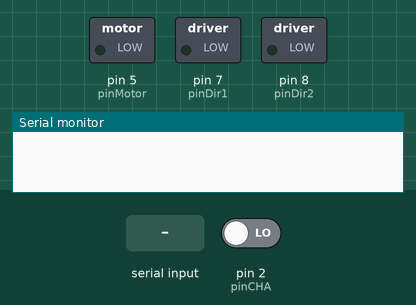
Simulated run of this sketch. Board: Arduino Uno, built with avr-gcc and run on an emulated ATmega328P. Shown: switched loads named in the sketch (green lamp = pin HIGH), the last lines printed to the serial monitor. The test bench sets the inputs (shaded band); at power-on: pin 2 (pinCHA) LOW.

Above: at 1.2 s.
1.3 s: "GO,1\n" received over Serial
At 4.1 s:
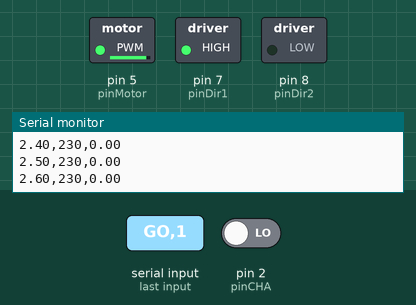
4.3 s: "PWM,1\n" received over Serial
At 5.2 s:
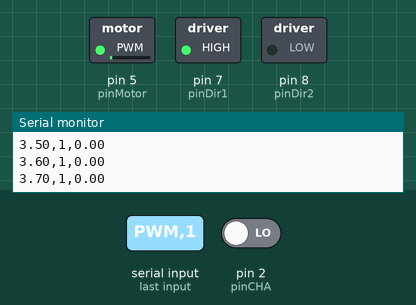
7.0 s: "PWM,150\n" received over Serial
At 7.4 s:
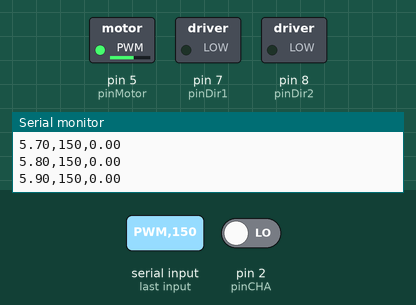
9.1 s: "DIR1,1\n" received over Serial
At 9.5 s:
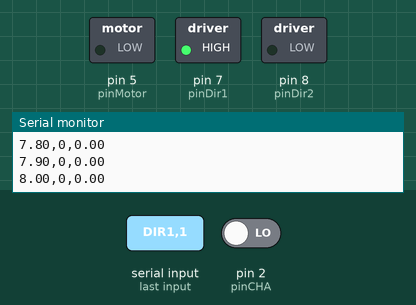
11.2 s: "DIR2,1\n" received over Serial
At 11.6 s:
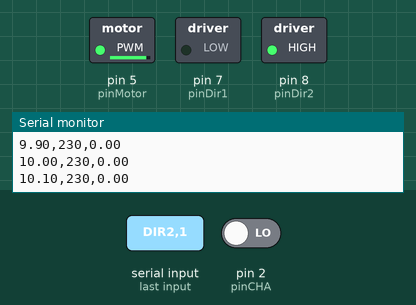
13.3 s: "DIR2\n" received over Serial
At 13.7 s:
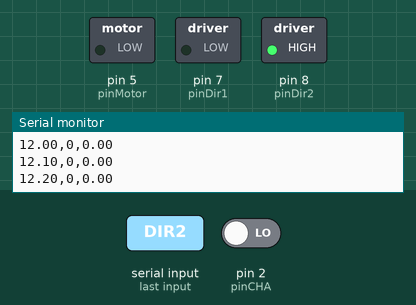
Timing chart, 0 to 16.4 s (numbered marks = the images above; inputs shaded):
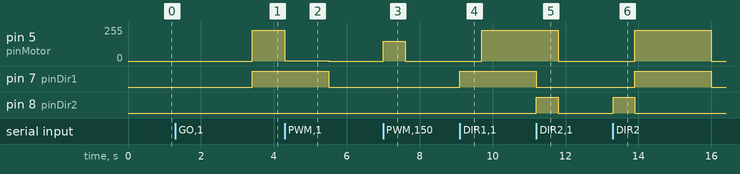

Measured:
- after the input at 1.3 s, pin 5 (pinMotor): 0/255 → 230/255 after 2.1 s; pin 7 (pinDir1): LOW → HIGH after 2.1 s
- after the input at 4.3 s, pin 5 (pinMotor): 230/255 → 1/255 at once, → 0/255 1.2 s later
- after the input at 7.0 s, pin 5 (pinMotor): 0/255 → 150/255 at once, → 0/255 0.60 s later; pin 7 (pinDir1): stays LOW (without the input it goes to HIGH after 0.60 s)
- after the input at 9.1 s, pin 7 (pinDir1): LOW → HIGH after 0.00 s instead of 0.60 s
- after the input at 11.2 s, pin 7 (pinDir1): HIGH → LOW after 0.00 s instead of 0.60 s; pin 8 (pinDir2): LOW → HIGH at once, → LOW 0.60 s later
- after the input at 13.3 s, pin 8 (pinDir2): LOW → HIGH at once, → LOW 0.60 s later

The sketch:

log_speed.ino
```cpp
/******************************************
   COURSE  : MTE504 MECHATRONICS II
   PROJECT : MONITOR SPEED
   DATE    : 10/08/2021
 *****************************************/

/***** LIBRARIES *****/
#include <Encoder.h>
#include <TimerOne.h>
/********************/

/***** VARIABLES *****/

// Serial Port Used
#define PORT Serial

// PWM value
int valuePWM = 0;

// Motor PWM Pin
byte pinMotor = 5;

// Direvction Pin
byte pinDir1 = 7;
byte pinDir2 = 8;

// ENCODER
byte pinCHA = 2;
byte pinCHB = 3;

// Encoder number  of pulses per revolution
float PulsesPerRevolution =375 ;  //actual ppr = ppr*reduction ratio   visit : http://xytmotors.com/encoder/153.html  for motor data sheet4*12.3

// Calculated speed in RPM
volatile float speedRPM = 0;

// Current count of incoming encoder pulses
volatile float PulseCount = 0.0;

// TIMER
float timerInterval = 0.1;

// Logging
float sampleCount = 0.0;
float switchingPeriod =2 ;
float numOfSamples = switchingPeriod / timerInterval;
float overallSampleCount = 0;
float overallNumOfSamples = numOfSamples * 7 * 2 + numOfSamples;
float t = 0.0;
/********************/

// Timer Interrupt Service Routine
void tmrISR()
{
  // Disable interrupt
  noInterrupts();

  speedRPM = ((PulseCount / timerInterval) / PulsesPerRevolution) * 60.0;
  PORT.print(t);
  PORT.print(",");
  PORT.print(valuePWM);
  PORT.print(",");
  PORT.println(speedRPM);
  PulseCount = 0;

  // For logging
  if (sampleCount == numOfSamples)
  {
    if (valuePWM > 0)
    {
      valuePWM = 0;
      analogWrite(pinMotor, valuePWM);
   digitalWrite(pinDir1,LOW);
   digitalWrite(pinDir2, LOW);
    }
    else
    {
      valuePWM = 230;
      analogWrite(pinMotor, valuePWM);
   digitalWrite(pinDir1, HIGH);
   digitalWrite(pinDir2, LOW);
    }
    sampleCount = 0;
  }
  else
    // Increment pulse count
    sampleCount++;
//for stop after overall sampele count
  if (overallSampleCount >= overallNumOfSamples)
  {
    // End connection
    // Stop Motor
    analogWrite(pinMotor, 0.0);
    sampleCount = 0;
    PulseCount = 0;
    overallSampleCount = 0;
    t = 0;

    //Detach ISR
    Timer1.detachInterrupt();
    detachInterrupt(digitalPinToInterrupt(pinCHA));
  }
  else
    overallSampleCount++;

  // Increment timestamp
  t+=timerInterval ;

  // Enable Interrupt
  interrupts();
}

// External Interrupt Service Routine
void externalISR()
{
  PulseCount++;
}

void setup()
{
  // Setup serial baudrate
  PORT.begin(115200);

  // Set pins as output
  pinMode(pinMotor, OUTPUT);
  pinMode(pinDir1, OUTPUT);
 pinMode(pinDir2, OUTPUT);
  // Default to 0
  digitalWrite(pinMotor, LOW);
  digitalWrite(pinDir1, LOW);
   digitalWrite(pinDir2, LOW);


  // Encoder PIN
  pinMode(pinCHA, INPUT); // Set encoder pin as input to receive pulse train
}

void loop()
{
}

void serialEvent()
{
  // Read command characters until \n is received
  auto IncomingCommand = PORT.readStringUntil('\n');
  const auto Command = IncomingCommand.substring(0, IncomingCommand.indexOf(','));
  auto StringData = IncomingCommand.substring(IncomingCommand.indexOf(',') + 1, IncomingCommand.length());
  PORT.flush();
  // Parsing command
  if (Command == "GO")
  {
    // Start streaming data
    Timer1.initialize(timerInterval * 1000000);
    //Attach ISR
    Timer1.attachInterrupt(tmrISR);

    //Enable external interrupt (Rising Edge)
    attachInterrupt(digitalPinToInterrupt(pinCHA), externalISR, RISING);
  }
  if (Command == "END")
  {
    // Stop Motor
    analogWrite(pinMotor, 0.0);
    //Detach ISR
    Timer1.detachInterrupt();
    detachInterrupt(digitalPinToInterrupt(pinCHA));
  }

  // New command for PWM
  if (Command == "PWM")
  {
    // Send PWM value
    valuePWM = StringData.toInt();
    analogWrite(pinMotor, valuePWM);
  }

  // New command for direction
  if (Command == "DIR1")
  {
     digitalWrite(pinDir1, HIGH);
   digitalWrite(pinDir2, LOW);

  }
if (Command == "DIR2")
  {
     digitalWrite(pinDir2, HIGH);
   digitalWrite(pinDir1, LOW);
 }
  if (Command == "GOLOG")
  {
    // Start streaming data
    Timer1.initialize(timerInterval * 1000000);
    //Attach ISR
    Timer1.attachInterrupt(tmrISR);

    //Enable external interrupt (Rising Edge)
    attachInterrupt(digitalPinToInterrupt(pinCHA), externalISR, RISING);

    // Set PWM to 0
    analogWrite(pinMotor, 0);
  }
}
```
